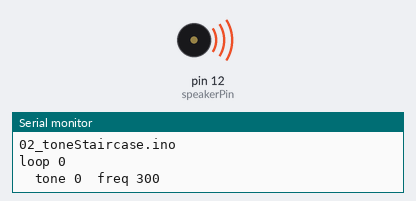
The sketch below on a simulated Arduino Uno, built with avr-gcc and run on an emulated ATmega328P. On the bench: buzzer (waves = sounding), the last lines printed to the serial monitor.

Above: at 0.2 s.
At 4.5 s:
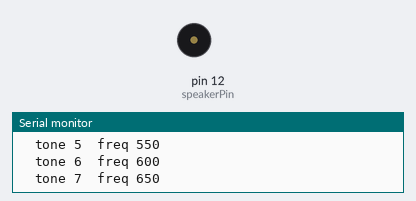
Timing chart, 0 to 6.5 s (numbered marks = the images above):
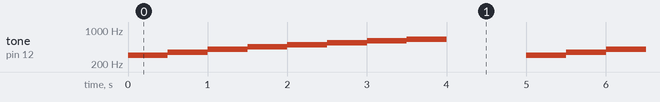

Measured:
- by itself, tone on pin 12 (speakerPin): repeats every 5.0 s: 350 Hz 0.50 s, 400 Hz 0.50 s, 450 Hz 0.50 s, 500 Hz 0.50 s, 550 Hz 0.50 s, 600 Hz 0.50 s, 650 Hz 0.50 s, silent 1.0 s, 300 Hz 0.50 s

The sketch:

02_toneStaircase.ino
```cpp
// generate a simple tone
// https://www.arduino.cc/reference/en/language/functions/advanced-io/tone/

// speaker variable
int speakerPin = 12;

// size of tone steps
int stepSize = 50;

// counters
int loopCounter = 0;


void setup() {
  // put your setup code here, to run once:
  Serial.begin(9600);
  Serial.println(__FILE__);
}

void loop() {

  Serial.print("\nloop "); // \n = inside quotes == newline
  Serial.println(loopCounter);

  // FOR..NEXT stair climb - similar to LED fade.
  // how many ways can you reconfigure this loop for same effect?

  for (int stepCount = 0 ; stepCount < 8; stepCount++){

    Serial.print("  tone ");
    Serial.print(stepCount);

    int freq = 300 + (stepCount * stepSize);  // 50 == step size (delared above)
    tone( speakerPin, freq );

    Serial.print("\tfreq ");
    Serial.println(freq);

    delay(500); // duration of each tone, within for..loop

    // pause between notes? try uncommenting following two lines
      // noTone(speakerPin);
      // delay(50);
  }

  // silent pause between ascents
  noTone(speakerPin);
  delay(1000);

  //increment loop counter
  loopCounter++;

}
```
